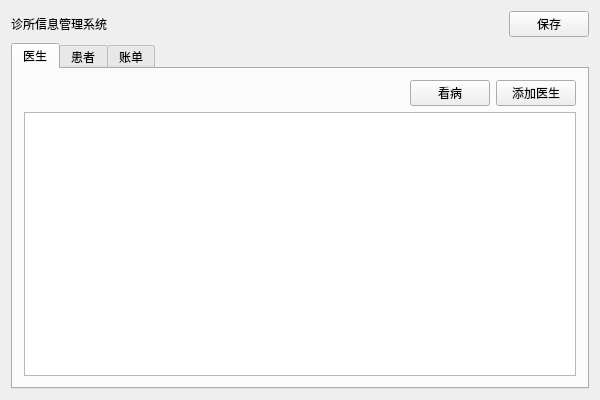
<?xml version="1.0" encoding="UTF-8"?>
<ui version="4.0">
 <class>MainWidgetClass</class>
 <widget class="QWidget" name="MainWidgetClass">
  <property name="geometry">
   <rect>
    <x>0</x>
    <y>0</y>
    <width>600</width>
    <height>400</height>
   </rect>
  </property>
  <property name="windowTitle">
   <string>MainWidget</string>
  </property>
  <layout class="QVBoxLayout" name="verticalLayout">
   <item>
    <layout class="QHBoxLayout" name="horizontalLayout_2">
     <item>
      <widget class="QLabel" name="label">
       <property name="text">
        <string>诊所信息管理系统</string>
       </property>
      </widget>
     </item>
     <item>
      <spacer name="horizontalSpacer_2">
       <property name="orientation">
        <enum>Qt::Horizontal</enum>
       </property>
       <property name="sizeHint" stdset="0">
        <size>
         <width>40</width>
         <height>20</height>
        </size>
       </property>
      </spacer>
     </item>
     <item>
      <widget class="QPushButton" name="pushButton_3">
       <property name="text">
        <string>保存</string>
       </property>
      </widget>
     </item>
    </layout>
   </item>
   <item>
    <widget class="QTabWidget" name="tabWidget">
     <property name="currentIndex">
      <number>0</number>
     </property>
     <widget class="QWidget" name="tab">
      <attribute name="title">
       <string>医生</string>
      </attribute>
      <layout class="QVBoxLayout" name="verticalLayout_2">
       <item>
        <layout class="QHBoxLayout" name="horizontalLayout">
         <item>
          <spacer name="horizontalSpacer">
           <property name="orientation">
            <enum>Qt::Horizontal</enum>
           </property>
           <property name="sizeHint" stdset="0">
            <size>
             <width>40</width>
             <height>20</height>
            </size>
           </property>
          </spacer>
         </item>
         <item>
          <widget class="QPushButton" name="pushButton_2">
           <property name="text">
            <string>看病</string>
           </property>
          </widget>
         </item>
         <item>
          <widget class="QPushButton" name="pushButton">
           <property name="text">
            <string>添加医生</string>
           </property>
          </widget>
         </item>
        </layout>
       </item>
       <item>
        <widget class="QTableWidget" name="tableWidget"/>
       </item>
      </layout>
     </widget>
     <widget class="QWidget" name="tab_2">
      <attribute name="title">
       <string>患者</string>
      </attribute>
      <layout class="QVBoxLayout" name="verticalLayout_3">
       <item>
        <widget class="QTableWidget" name="tableWidget_2"/>
       </item>
      </layout>
     </widget>
     <widget class="QWidget" name="tab_3">
      <attribute name="title">
       <string>账单</string>
      </attribute>
      <layout class="QVBoxLayout" name="verticalLayout_4">
       <item>
        <widget class="QTableWidget" name="tableWidget_3"/>
       </item>
       <item>
        <widget class="QPushButton" name="pushButton_4">
         <property name="text">
          <string>总费用</string>
         </property>
        </widget>
       </item>
      </layout>
     </widget>
    </widget>
   </item>
  </layout>
 </widget>
 <layoutdefault spacing="6" margin="11"/>
 <resources>
  <include location="MainWidget.qrc"/>
 </resources>
 <connections/>
</ui>
